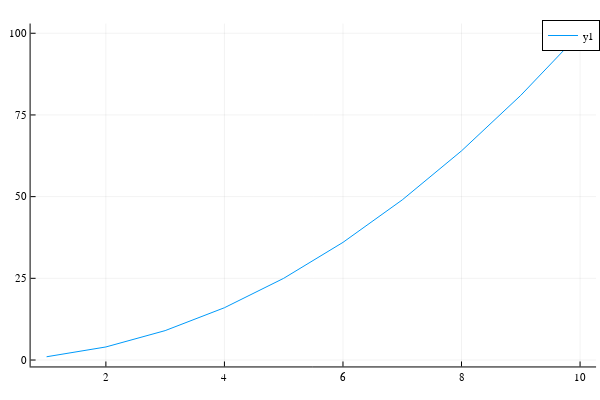

The code cell stored with this chart in its notebook:
### Markdown cell above
### Introduction

Keen feature of Julia: 

- list apprehension (create a list on the fly with a loop)
- define a function with `x -> f` 
    - remember in formal definition function close with end
    - `map` `broadcast` first argument is always a function 
    - put '.' dot after function similar has samilar effect as .

### Code cell
v = [i for i in 1:10]
power_2 = x -> x^2
power_2(2)
power_2.(v)

using Plots
using PlotlyJS
# plotlyjs()
plot
plot(v, power_2.(v))

### Figure 1 — Plotly figure (JSON) as saved in the notebook; plotly's stock layout.template omitted (floating-point values rounded to 4 significant figures)
{"data": [{"colorbar": {"len": 0.9525, "title": "", "x": 0.9934, "y": 0.5139}, "legendgroup": "y1", "line": {"color": "rgba(0, 154, 250, 1.000)", "dash": "solid", "shape": "linear", "width": 1}, "mode": "lines", "name": "y1", "showlegend": true, "type": "scatter", "x": [1, 2, 3, 4, 5, 6, 7, 8, 9, 10], "xaxis": "x", "y": [1, 4, 9, 16, 25, 36, 49, 64, 81, 100], "yaxis": "y"}], "layout": {"annotations": [], "height": 400, "legend": {"bgcolor": "rgba(255, 255, 255, 1.000)", "bordercolor": "rgba(0, 0, 0, 1.000)", "borderwidth": 1, "font": {"color": "rgba(0, 0, 0, 1.000)", "family": "sans-serif", "size": 11}, "title": {"font": {"color": "rgba(0, 0, 0, 1.000)", "family": "sans-serif", "size": 15}, "text": ""}, "tracegroupgap": 0, "traceorder": "normal", "x": 1, "xanchor": "auto", "y": 1, "yanchor": "auto"}, "margin": {"b": 20, "l": 0, "r": 0, "t": 20}, "paper_bgcolor": "rgba(255, 255, 255, 1.000)", "plot_bgcolor": "rgba(255, 255, 255, 1.000)", "showlegend": true, "width": 600, "xaxis": {"anchor": "y", "domain": [0.05101, 0.9934], "gridcolor": "rgba(0, 0, 0, 0.100)", "gridwidth": 0.5, "linecolor": "rgba(0, 0, 0, 1.000)", "mirror": false, "range": [0.73, 10.27], "showgrid": true, "showline": true, "showticklabels": true, "tickangle": 0, "tickcolor": "rgb(0, 0, 0)", "tickfont": {"color": "rgba(0, 0, 0, 1.000)", "family": "sans-serif", "size": 11}, "tickmode": "array", "ticks": "inside", "ticktext": ["2", "4", "6", "8", "10"], "tickvals": [2, 4, 6, 8, 10], "title": "", "titlefont": {"color": "rgba(0, 0, 0, 1.000)", "family": "sans-serif", "size": 15}, "type": "-", "visible": true, "zeroline": false, "zerolinecolor": "rgba(0, 0, 0, 1.000)"}, "yaxis": {"anchor": "x", "domain": [0.03762, 0.9902], "gridcolor": "rgba(0, 0, 0, 0.100)", "gridwidth": 0.5, "linecolor": "rgba(0, 0, 0, 1.000)", "mirror": false, "range": [-1.97, 103.0], "showgrid": true, "showline": true, "showticklabels": true, "tickangle": 0, "tickcolor": "rgb(0, 0, 0)", "tickfont": {"color": "rgba(0, 0, 0, 1.000)", "family": "sans-serif", "size": 11}, "tickmode": "array", "ticks": "inside", "ticktext": ["0", "25", "50", "75", "100"], "tickvals": [0, 25, 50, 75, 100], "title": "", "titlefont": {"color": "rgba(0, 0, 0, 1.000)", "family": "sans-serif", "size": 15}, "type": "-", "visible": true, "zeroline": false, "zerolinecolor": "rgba(0, 0, 0, 1.000)"}}}
